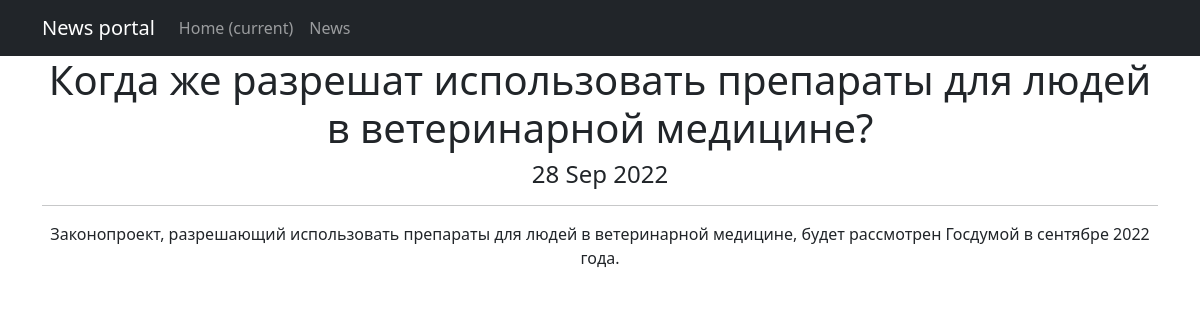
Screenshot of /news/1 with the database file from the repository.
### news/models.py (models this page shows, shortened)
class Post(models.Model):
    news = 'NW'
    article = 'AR'
    CHOICES = [('article', 'Статья'), ('news', 'Новость')]
    author = models.ForeignKey(Author, on_delete=models.CASCADE)
    category = models.ManyToManyField(Category, through='PostCategory')
    post_type = models.CharField(max_length=20, choices=CHOICES)
    post_date = models.DateTimeField(auto_now_add=True)
    post_title = models.CharField(max_length=255)
    post_text = models.TextField()
    post_rating = models.IntegerField(default=0)

### news/views.py (the view)
# urls.py: path('<int:pk>', PostDetail.as_view()),
class PostDetail(DetailView):
    model = Post
    template_name = 'post.html'
    context_object_name = 'post'

### news/templatetags/custom_filters.py (called while the page is built)
@register.filter(name='censor')
def censor(value: str):
    if not isinstance(value, str):
        value = str(value)
    for word in re_findall(r'\b\S+\b', value):
        if word.lower() not in filth_list:
            continue
        regex = rf'(?=^|\S+){re_escape(word)}(?=\S+|$)'
        value = re_sub(regex, '*' * len(word), value)
    return value

### templates/post.html (shortened to what this page needs)
{% extends 'flatpages/default.html' %}
{% load custom_filters %}
{% block content %}
<h1> {{ post.post_title|censor }} </h1>
<h4> {{ post.post_date|date:'d M Y' }}</h4>
<hr>
{{ post.post_text|censor }}
{% endblock content %}

### rows the page displays
Post: post_title|censor "Когда же разрешат использовать препараты для людей в ветеринарной медицине?", post_date "28 Sep 2022", post_text|censor "Законопроект, разрешающий использовать препараты для людей в ветеринарной медицине, будет рассмотрен Госдумой в сентябре 2022 года."
